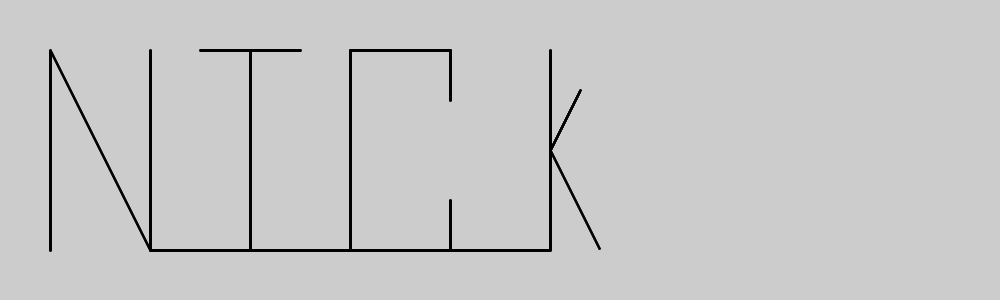
Frame 1 (no input)
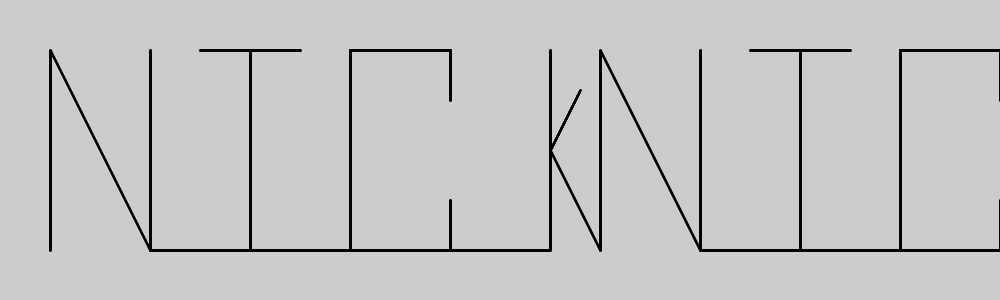
Frame 2 (the mouse pressed at the canvas centre, redrawn once)

The Processing sketch that drew these frames (run headless with seeded random() and noise(); the mouse was pressed at the canvas centre and the sketch redrawn once):

// Processing sketch: name_sketch
// ── name_sketch.pde
int x, y;

void setup() {
  size(1000, 300);
  x=50;
  y=250;
}

void draw() {
  fill(255);
  drawName();
  noLoop();
}

void drawName() {
  strokeWeight(3);
  moveUp(20);
  moveDownRight(10);
  moveUp(20);
  moveDown(20);
  moveRight(10);
  moveUp(20);
  moveRight(5);
  moveLeft(10);
  moveRight(5);
  moveDown(20);
  moveRight(10);
  moveUp(20);
  moveRight(10);
  moveDown(5);
  moveUp(5);
  moveLeft(10);
  moveDown(20);
  moveRight(10);
  moveUp(5);
  moveDown(5);
  moveRight(10);
  moveUp(20);
  moveDown(10);
  moveUpRight(3);
  moveDownLeft(3);
  moveDownRight(5);
  
}

void moveRight(int rep) {
  for (int i=0; i<rep*10; i++) {
    point(x+i, y);
  }
  x=x+(10*rep);
}

void moveDown(int rep) {
  for (int i=0; i<rep*10; i++) {
    point(x, y+i);
  }
  y=y+(10*rep);
}

void moveUp(int rep) {
  for (int i=0; i<rep*10; i++) {
    point(x, y-i);
  }
  y=y-(10*rep);
}

void moveLeft(int rep) {
  for (int i=0; i<rep*10; i++) {
    point(x-i, y);
  }
  x=x-(10*rep);
}

void moveDownRight(int rep) {
  for (int i=0; i<rep*10; i++) {
    point(x+i, y+i*2);
  }
  x=x+(10*rep);
  y=y+(20*rep);
}

void moveUpRight(int rep) {
  for (int i=0; i<rep*10; i++) {
    point(x+i, y-i*2);
  }
  x=x+(10*rep);
  y=y-(20*rep);
}

void moveUpLeft(int rep) {
  for (int i=0; i<rep*10; i++) {
    point(x-i, y-i*2);
  }
  x=x-(10*rep);
  y=y-(20*rep);
}

void moveDownLeft(int rep) {
  for (int i=0; i<rep*10; i++) {
    point(x-i, y+i*2);
  }
  x=x-(10*rep);
  y=y+(20*rep);
}
